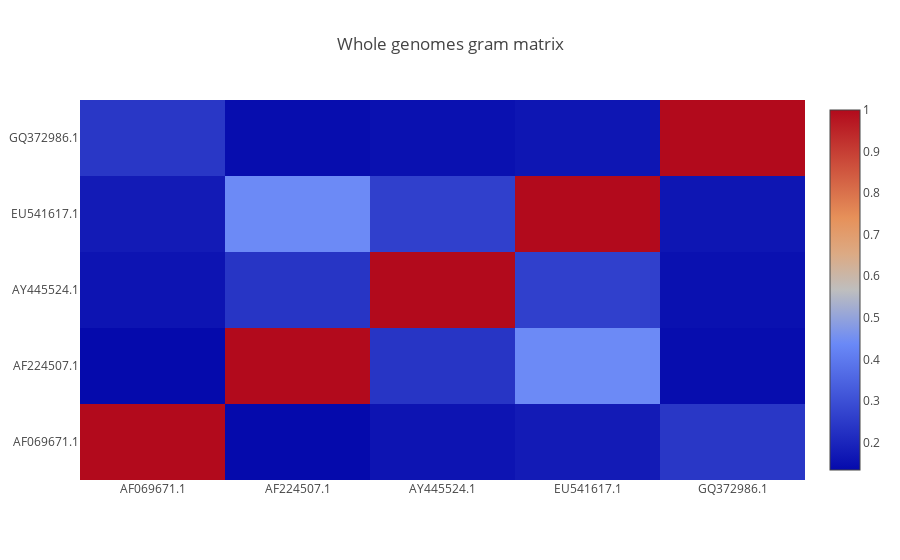

The code cell stored with this chart in its notebook:
### Code cell
# Heatmap of the gram matrix
trace = go.Heatmap(z=normalize_gram_matrix(sim_matrix_global.as_matrix()),
                   x=sim_matrix_global.axes[0], 
                   y=sim_matrix_global.axes[1])
layout = go.Layout(
    title='Whole genomes gram matrix',
    xaxis = dict(ticks='', nticks=22),
    yaxis = dict(ticks='' )
)
data=[trace]
fig = go.Figure(data=data, layout=layout)
py.iplot(fig)

### Figure 1 — Plotly figure (JSON) as saved in the notebook; plotly's stock layout.template omitted (floating-point values rounded to 4 significant figures)
{"data": [{"type": "heatmap", "x": ["AF069671.1", "AF224507.1", "AY445524.1", "EU541617.1", "GQ372986.1"], "y": ["AF069671.1", "AF224507.1", "AY445524.1", "EU541617.1", "GQ372986.1"], "z": [[1.0, 0.1338, 0.1576, 0.1747, 0.2406], [0.1338, 1, 0.2363, 0.4402, 0.1411], [0.1576, 0.2363, 1.0, 0.2634, 0.1493], [0.1747, 0.4402, 0.2634, 1, 0.1615], [0.2406, 0.1411, 0.1493, 0.1615, 1]]}], "layout": {"title": "Whole genomes gram matrix", "xaxis": {"nticks": 22, "ticks": ""}, "yaxis": {"ticks": ""}}}
